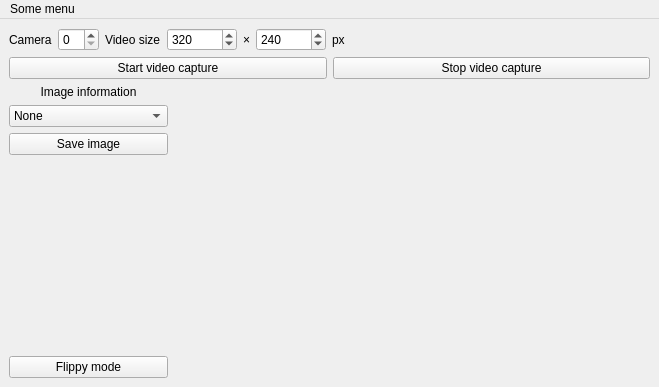
<?xml version="1.0" encoding="UTF-8"?>
<ui version="4.0">
 <class>MainWindow</class>
 <widget class="QMainWindow" name="MainWindow">
  <property name="geometry">
   <rect>
    <x>0</x>
    <y>0</y>
    <width>659</width>
    <height>387</height>
   </rect>
  </property>
  <property name="windowTitle">
   <string>GUI Workshop</string>
  </property>
  <widget class="QWidget" name="centralwidget">
   <layout class="QVBoxLayout" name="verticalLayout" stretch="0,0,1">
    <item>
     <layout class="QHBoxLayout" name="horizontalLayout" stretch="0,0,0,0,0,0,0,1">
      <item>
       <widget class="QLabel" name="label_5">
        <property name="text">
         <string>Camera</string>
        </property>
       </widget>
      </item>
      <item>
       <widget class="QSpinBox" name="cameraNum">
        <property name="maximum">
         <number>10</number>
        </property>
       </widget>
      </item>
      <item>
       <widget class="QLabel" name="label">
        <property name="text">
         <string>Video size</string>
        </property>
       </widget>
      </item>
      <item>
       <widget class="QSpinBox" name="videoWidth">
        <property name="minimumSize">
         <size>
          <width>70</width>
          <height>0</height>
         </size>
        </property>
        <property name="minimum">
         <number>20</number>
        </property>
        <property name="maximum">
         <number>1280</number>
        </property>
        <property name="singleStep">
         <number>10</number>
        </property>
        <property name="stepType">
         <enum>QAbstractSpinBox::AdaptiveDecimalStepType</enum>
        </property>
        <property name="value">
         <number>320</number>
        </property>
       </widget>
      </item>
      <item>
       <widget class="QLabel" name="label_2">
        <property name="text">
         <string>×</string>
        </property>
       </widget>
      </item>
      <item>
       <widget class="QSpinBox" name="videoHeight">
        <property name="minimumSize">
         <size>
          <width>70</width>
          <height>0</height>
         </size>
        </property>
        <property name="minimum">
         <number>20</number>
        </property>
        <property name="maximum">
         <number>960</number>
        </property>
        <property name="singleStep">
         <number>10</number>
        </property>
        <property name="stepType">
         <enum>QAbstractSpinBox::AdaptiveDecimalStepType</enum>
        </property>
        <property name="value">
         <number>240</number>
        </property>
       </widget>
      </item>
      <item>
       <widget class="QLabel" name="label_3">
        <property name="text">
         <string>px</string>
        </property>
       </widget>
      </item>
      <item>
       <spacer name="horizontalSpacer">
        <property name="orientation">
         <enum>Qt::Horizontal</enum>
        </property>
        <property name="sizeHint" stdset="0">
         <size>
          <width>40</width>
          <height>20</height>
         </size>
        </property>
       </spacer>
      </item>
     </layout>
    </item>
    <item>
     <layout class="QHBoxLayout" name="horizontalLayout_2">
      <item>
       <widget class="QPushButton" name="startButton">
        <property name="text">
         <string>Start video capture</string>
        </property>
       </widget>
      </item>
      <item>
       <widget class="QPushButton" name="stopButton">
        <property name="text">
         <string>Stop video capture</string>
        </property>
       </widget>
      </item>
     </layout>
    </item>
    <item>
     <layout class="QHBoxLayout" name="horizontalLayout_3" stretch="1,3">
      <item>
       <layout class="QVBoxLayout" name="verticalLayout_3">
        <item>
         <widget class="QLabel" name="label_4">
          <property name="text">
           <string>Image information</string>
          </property>
          <property name="alignment">
           <set>Qt::AlignCenter</set>
          </property>
         </widget>
        </item>
        <item>
         <widget class="QComboBox" name="plotType">
          <item>
           <property name="text">
            <string>None</string>
           </property>
          </item>
          <item>
           <property name="text">
            <string>Red</string>
           </property>
          </item>
          <item>
           <property name="text">
            <string>Green</string>
           </property>
          </item>
          <item>
           <property name="text">
            <string>Blue</string>
           </property>
          </item>
         </widget>
        </item>
        <item>
         <widget class="QPushButton" name="saveButton">
          <property name="text">
           <string>Save image</string>
          </property>
         </widget>
        </item>
        <item>
         <spacer name="verticalSpacer">
          <property name="orientation">
           <enum>Qt::Vertical</enum>
          </property>
          <property name="sizeHint" stdset="0">
           <size>
            <width>20</width>
            <height>40</height>
           </size>
          </property>
         </spacer>
        </item>
        <item>
         <widget class="QPushButton" name="flippyMode">
          <property name="text">
           <string>Flippy mode</string>
          </property>
          <property name="checkable">
           <bool>true</bool>
          </property>
         </widget>
        </item>
       </layout>
      </item>
      <item>
       <widget class="QWidget" name="imagePlot" native="true"/>
      </item>
     </layout>
    </item>
   </layout>
  </widget>
  <widget class="QMenuBar" name="menubar">
   <property name="geometry">
    <rect>
     <x>0</x>
     <y>0</y>
     <width>659</width>
     <height>27</height>
    </rect>
   </property>
   <widget class="QMenu" name="menuSome_meny">
    <property name="title">
     <string>Some menu</string>
    </property>
    <addaction name="actionAbout"/>
   </widget>
   <addaction name="menuSome_meny"/>
  </widget>
  <action name="actionAbout">
   <property name="text">
    <string>About</string>
   </property>
  </action>
 </widget>
 <resources/>
 <connections/>
</ui>
